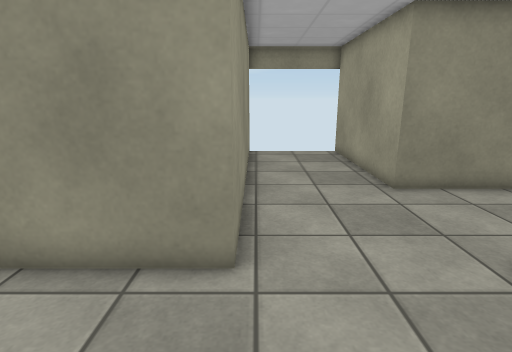
View 1 (above)

12 first-person views from a walk through a 3-D level made in the Unity game engine. The camera is 1.4 m above the floor, tilts 14° down and sees 80° across. The floor is counted in squares, 0.5 m on a side. Each view is taken from the middle of a square. On the plan, view 1 faces up. The plan holds only what a view shows up to about 20 squares ahead; the rest is blank. The place goes on beyond the plan. Some surface patterns are stand-ins.

View 2
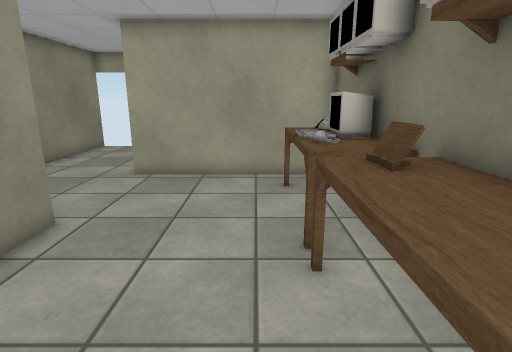

View 3
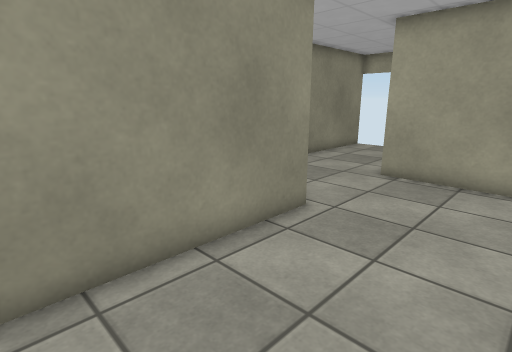

View 4
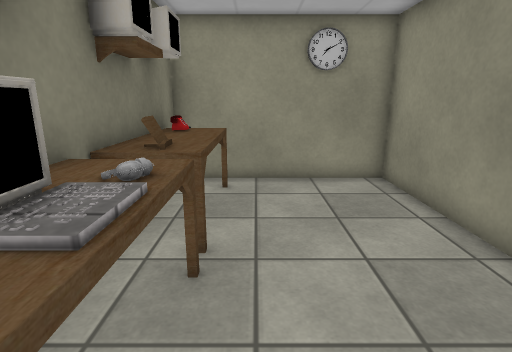

View 5
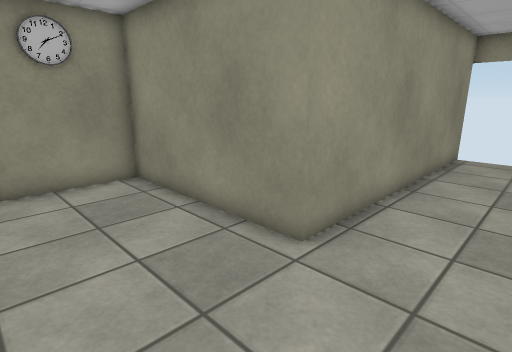

View 6
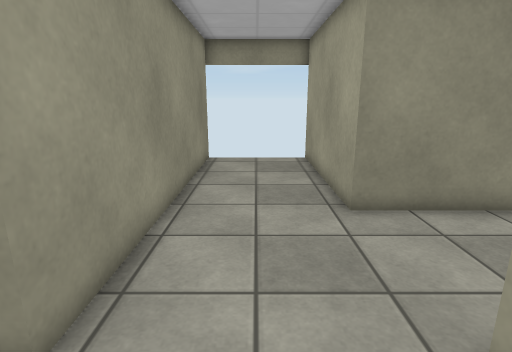

View 7
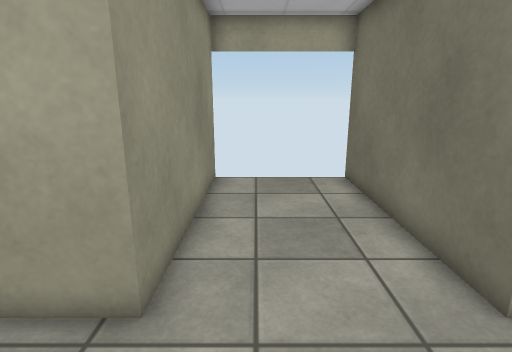

View 8
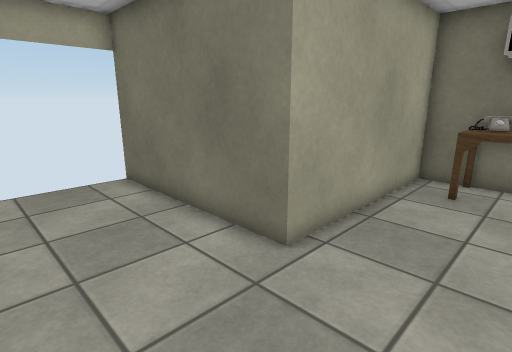

View 9
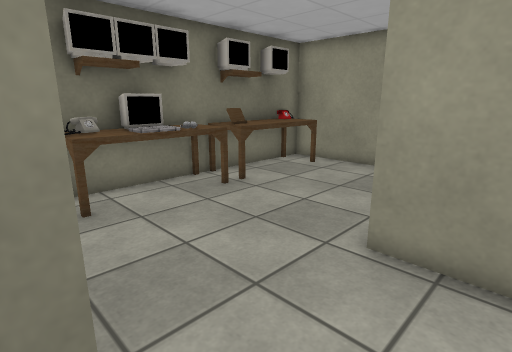

View 10
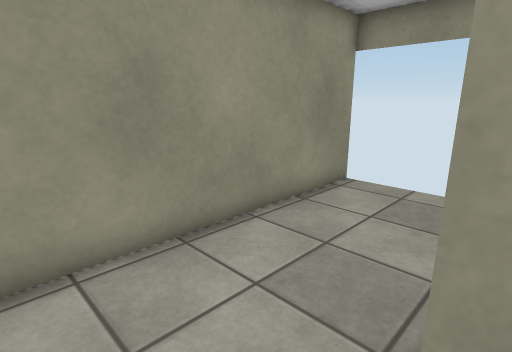

View 11
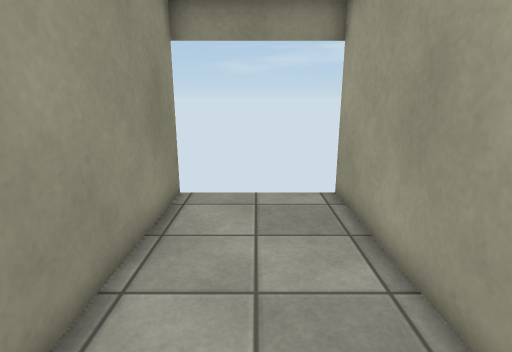

View 12
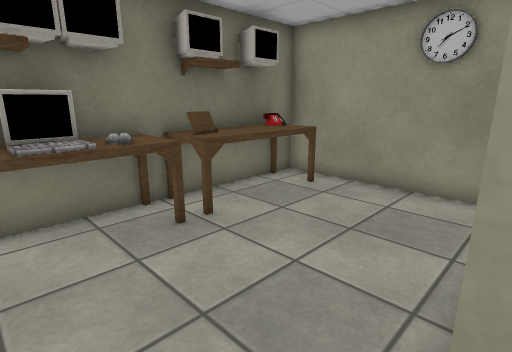

### Floor plan
Key: @ floor where view 1 was taken; # wall or solid block; . floor; ^ raised ledge.
Columns run from 8 left of view 1 to 12 right of it. Each row starts with its distance up from view 1.
 17         #   #
 16         #...#
 15         #...#
 14         #...#
 13         #...#
 12         #...#
 11         #...#
 10         #...#########
  9         #...........
  8         #...........
  7         #...........
  6         #...........
  5 #########....########
  4 #...........##
  3 #...........#
  2 #...........#
  1 #...........#
  0 #.......@...#
 -1 #^^^^^^^^^^^#
 -2 #^#^^#^^#####
 -3 ###^###^##

Positions as (right, up) in squares from view 1, and headings:
1: (0, 0), facing up
2: (-7, 0), facing right
3: (-7, 0), facing up-right
4: (3, 0), facing left
5: (3, 0), facing up-left
6: (2, 2), facing up
7: (1, 8), facing right
8: (1, 9), facing down-right
9: (5, 7), facing down-left
10: (5, 7), facing up-left
11: (2, 8), facing up
12: (2, 5), facing down-left
